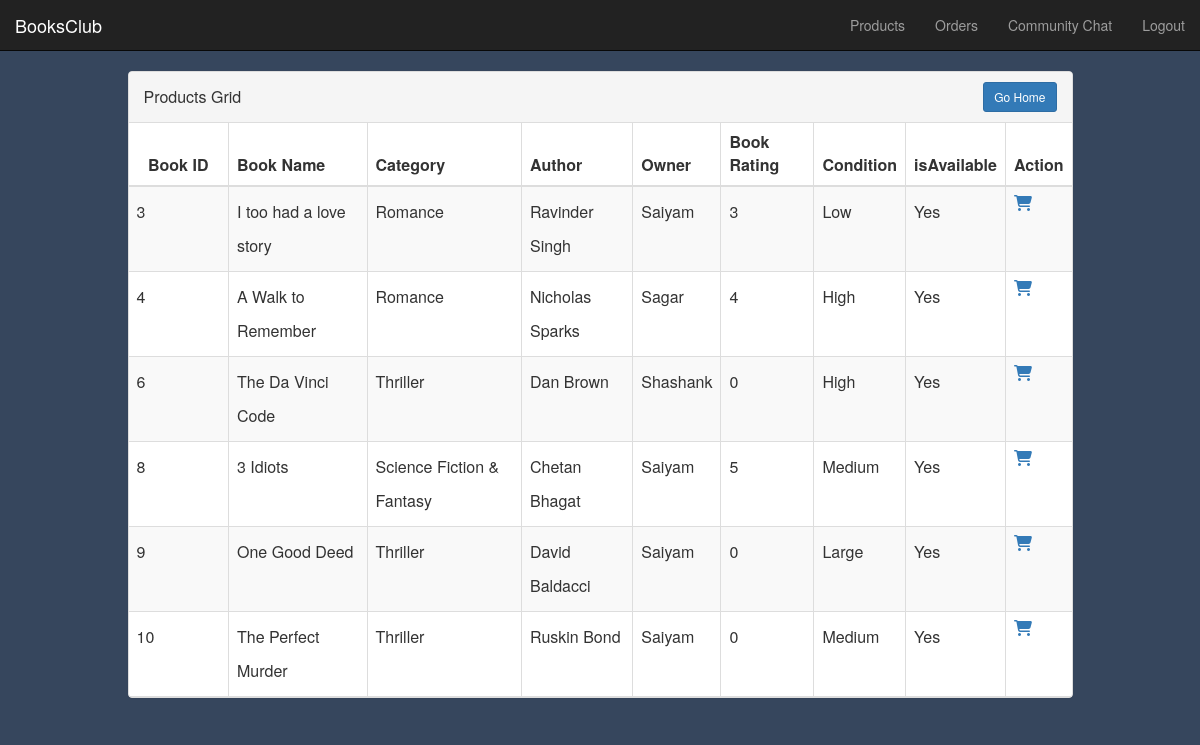
/userprogrid.php, run on the app's committed database.
### tables this page shows
CREATE TABLE `books_details` (
  `bid` int(11) NOT NULL,
  `bname` varchar(500) NOT NULL,
  `category` varchar(500) NOT NULL,
  `bcid` int(11) NOT NULL,
  `bauthor` varchar(500) NOT NULL,
  `bowner` varchar(500) NOT NULL,
  `boid` int(11) NOT NULL,
  `brating` int(11) DEFAULT '0',
  `bcondition` varchar(100) NOT NULL,
  `isAvailable` varchar(5) NOT NULL,
  `OrderCount` int(11) NOT NULL DEFAULT '0',
  `bratesum` int(11) NOT NULL DEFAULT '0',
  `bratecount` int(11) NOT NULL DEFAULT '0'
);

### userprogrid.php (the view, shortened to what this page needs)
<html>
	<head>
		<?php include("header.php"); ?>
		<link href="style.css" rel="stylesheet" type="text/css">
  	</head>
	<body>
		<?php
		include("bnav.php");
			include("connect.php");
			$qr="SELECT * FROM `books_details`";
			$result = mysqli_query($cn, $qr);
		?>
		<div class="container">
	<div class="row">
			<div class="col-md-10 col-md-offset-1">
					<div class="panel panel-default panel-table">
						<div class="panel-heading">
							<div class="row">
								<div class="col col-xs-6">
									<h3 class="panel-title">Products Grid</h3>
								</div>
								<div class="col col-xs-6 text-right">
									<a href="borrowerHomepg.php" type="button" class="btn btn-sm btn-primary btn-create">Go Home</a>
								</div>
							</div>
						</div>
						<div class="panel-body">
							<table class="table table-striped table-bordered table-list">
								<thead>
									<tr>
											<th class="hidden-xs">Book ID</th>
											<th>Book Name</th>
							        <th>Category</th>
											<th>Author</th>
							        <th>Owner</th>
							        <th>Book Rating</th>
							        <th>Condition</th>
											<th>isAvailable</th>
											<th>Action</th>
									</tr>
								</thead>
				<tbody>
					<?php
						while($row = mysqli_fetch_array($result))
						{
		          if($row[9]=="No")
		            continue;
		          else {
					?>
					<tr>
						<td class="hidden-xs"><?php echo $row[0] ?></td>
						<td><?php echo $row[1] ?></td>
		        <td><?php echo $row[2] ?></td>
		        <td><?php echo $row[4] ?></td>
						<td><?php echo $row[5] ?></td>
						<td><?php echo $row[7] ?></td>
						<td><?php echo $row[8] ?></td>
		        <td><?php echo $row[9] ?></td>
						<td><a href="processUserprogrid.php?pid=<?php echo $row[0] ?>"><i class="fas fa-shopping-cart"></i></a></td>
					</tr>
					<?php
		          }
						}
					?>
			</tbody>
			 </table>
		 </div>
					</div>
</div></div></div>
	</body>
</html>

### header.php (shortened to what this page needs)
<link href="//maxcdn.bootstrapcdn.com/bootstrap/3.3.0/css/bootstrap.min.css" rel="stylesheet" id="bootstrap-css">
<link href="https://cdnjs.cloudflare.com/ajax/libs/font-awesome/4.4.0/css/font-awesome.min.css" rel='stylesheet' type='text/css'>

### bnav.php (shortened to what this page needs)
<nav class="navbar navbar-inverse navbar-static-top">
  <div class="container-fluid">
    <div class="navbar-header">
      <a class="navbar-brand" href="borrowerhomepg.php">BooksClub</a>
    </div>
    <div class="collapse navbar-collapse" id="bs-example-navbar-collapse-1">
      <ul class="nav navbar-nav navbar-right">
        <li><a href="userprogrid.php">Products</a></li>
        <li><a href="orderhistory.php">Orders</a></li>
        <li><a href="bchat.php">Community Chat</a></li>
        <li><a href="logout.php">Logout</a></li>
      </ul>
    </div>
  </div>
</nav>

### style.css (style rules this page uses)
body { margin: 0; padding: 0; background: #36465D; }
.panel-table .panel-body { padding:0; }
.panel-table .panel-body .table-bordered { border-style: none; margin:0; }
.panel-table .panel-body .table-bordered > thead > tr > th:first-of-type { text-align:center; width: 100px; }
.panel-table .panel-body .table-bordered > thead > tr > th:last-of-type, .panel-table .panel-body .table-bordered > tbody > tr > td:last-of-type { border-right: 0px; }
.panel-table .panel-body .table-bordered > thead > tr > th:first-of-type, .panel-table .panel-body .table-bordered > tbody > tr > td:first-of-type { border-left: 0px; }
.panel-table .panel-body .table-bordered > tbody > tr:first-of-type > td { border-bottom: 0px; }
.panel-table .panel-body .table-bordered > thead > tr:first-of-type > th { border-top: 0px; }
.panel-table .panel-heading .col h3 { line-height: 30px; height: 30px; }
.panel-table .panel-body .table-bordered > tbody > tr > td { line-height: 34px; }

### data on the page
books_details: bid "3", bname "I too had a love story", category "Romance", bauthor "Ravinder Singh", bowner "Saiyam", brating "3", bcondition "Low", isAvailable "Yes"
books_details: bid "4", bname "A Walk to Remember", category "Romance", bauthor "Nicholas Sparks", bowner "Sagar", brating "4", bcondition "High", isAvailable "Yes"
books_details: bid "6", bname "The Da Vinci Code", category "Thriller", bauthor "Dan Brown", bowner "Shashank", brating "0", bcondition "High", isAvailable "Yes"
books_details: bid "8", bname "3 Idiots", category "Science Fiction & Fantasy", bauthor "Chetan Bhagat", bowner "Saiyam", brating "5", bcondition "Medium", isAvailable "Yes"
books_details: bid "9", bname "One Good Deed", category "Thriller", bauthor "David Baldacci", bowner "Saiyam", brating "0", bcondition "Large", isAvailable "Yes"
books_details: bid "10", bname "The Perfect Murder", category "Thriller", bauthor "Ruskin Bond", bowner "Saiyam", brating "0", bcondition "Medium", isAvailable "Yes"
